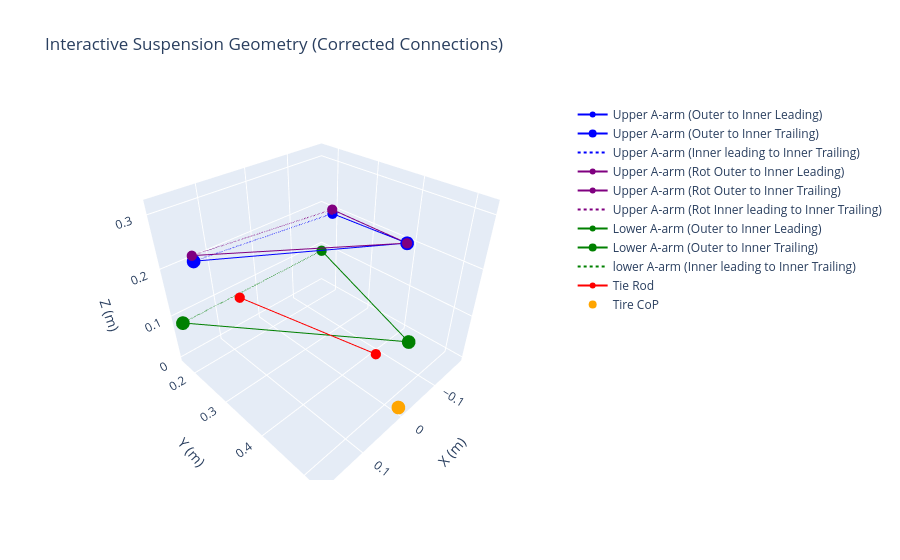

Here is the notebook cell this chart was saved with:
### Code cell
def plot_suspension_interactive(upper, lower, upper_rot, low_rot, tie, cop):
    fig = go.Figure()

    # Upper A-arm
    fig.add_trace(go.Scatter3d(
        x=[upper[0, 0], upper[1, 0]], y=[upper[0, 1], upper[1, 1]], z=[upper[0, 2], upper[1, 2]],
        mode='lines+markers',
        name='Upper A-arm (Outer to Inner Leading)',
        marker=dict(size=6, color='blue'),
        line=dict(color='blue', width=2)
    ))
    fig.add_trace(go.Scatter3d(
        x=[upper[0, 0], upper[2, 0]], y=[upper[0, 1], upper[2, 1]], z=[upper[0, 2], upper[2, 2]],
        mode='lines+markers',
        name='Upper A-arm (Outer to Inner Trailing)',
        line=dict(color='blue', width=2)
    ))
    fig.add_trace(go.Scatter3d(
        x=[upper[1, 0], upper[2, 0]], y=[upper[1, 1], upper[2, 1]], z=[upper[1, 2], upper[2, 2]],
        mode='lines',
        name='Upper A-arm (Inner leading to Inner Trailing)',
        line=dict(color='blue', width=2, dash='dot')
    ))
    
# Rotated Upper A-arm
    fig.add_trace(go.Scatter3d(
        x=[upper_rot[0, 0], upper_rot[1, 0]], y=[upper_rot[0, 1], upper_rot[1, 1]], z=[upper_rot[0, 2], upper_rot[1, 2]],
        mode='lines+markers',
        name='Upper A-arm (Rot Outer to Inner Leading)',
        marker=dict(size=6, color='purple'),
        line=dict(color='purple', width=2)
    ))
    fig.add_trace(go.Scatter3d(
        x=[upper_rot[0, 0], upper_rot[2, 0]], y=[upper_rot[0, 1], upper_rot[2, 1]], z=[upper_rot[0, 2], upper_rot[2, 2]],
        mode='lines+markers',
        name='Upper A-arm (Rot Outer to Inner Trailing)',
        marker=dict(size=6, color='purple'),
        line=dict(color='purple', width=2)
    ))
    fig.add_trace(go.Scatter3d(
        x=[upper_rot[1, 0], upper_rot[2, 0]], y=[upper_rot[1, 1], upper_rot[2, 1]], z=[upper_rot[1, 2], upper_rot[2, 2]],
        mode='lines',
        name='Upper A-arm (Rot Inner leading to Inner Trailing)',
        line=dict(color='purple', width=2, dash='dot')
    ))

    # Lower A-arm
    fig.add_trace(go.Scatter3d(
        x=[lower[0, 0], lower[1, 0]], y=[lower[0, 1], lower[1, 1]], z=[lower[0, 2], lower[1, 2]],
        mode='lines+markers',
        name='Lower A-arm (Outer to Inner Leading)',
        marker=dict(size=6, color='green'),
        line=dict(color='green', width=2)
    ))
    fig.add_trace(go.Scatter3d(
        x=[lower[0, 0], lower[2, 0]], y=[lower[0, 1], lower[2, 1]], z=[lower[0, 2], lower[2, 2]],
        mode='lines+markers',
        name='Lower A-arm (Outer to Inner Trailing)',
        line=dict(color='green', width=2)
    ))
    fig.add_trace(go.Scatter3d(
        x=[lower[1, 0], lower[2, 0]], y=[lower[1, 1], lower[2, 1]], z=[lower[1, 2], lower[2, 2]],
        mode='lines',
        name='lower A-arm (Inner leading to Inner Trailing)',
        line=dict(color='green', width=2, dash='dot')
    ))

    # Tie rod
    fig.add_trace(go.Scatter3d(
        x=[tie[0, 0], tie[1, 0]], y=[tie[0, 1], tie[1, 1]], z=[tie[0, 2], tie[1, 2]],
        mode='lines+markers',
        name='Tie Rod',
        marker=dict(size=6, color='red'),
        line=dict(color='red', width=2)
    ))

    # Tire CoP
    fig.add_trace(go.Scatter3d(
        x=[cop[0]], y=[cop[1]], z=[cop[2]],
        mode='markers',
        name='Tire CoP',
        marker=dict(size=8, color='orange')
    ))

    # Set axis labels
    fig.update_layout(
        title="Interactive Suspension Geometry (Corrected Connections)",
        scene=dict(
            xaxis_title="X (m)",
            yaxis_title="Y (m)",
            zaxis_title="Z (m)"
        )
    )

    fig.show()

# Example usage
plot_suspension_interactive(upper_a_arm, lower_a_arm, rotated_upper, rotated_lower, tie_rod, tire_cop)

### Figure 1 — Plotly figure (JSON) as saved in the notebook; plotly's stock layout.template omitted (floating-point values rounded to 4 significant figures)
{"data": [{"line": {"color": "blue", "width": 2}, "marker": {"color": "blue", "size": 6}, "mode": "lines+markers", "name": "Upper A-arm (Outer to Inner Leading)", "type": "scatter3d", "x": [0.0015, -0.135], "y": [0.5065, 0.24], "z": [0.315, 0.22]}, {"line": {"color": "blue", "width": 2}, "mode": "lines+markers", "name": "Upper A-arm (Outer to Inner Trailing)", "type": "scatter3d", "x": [0.0015, 0.18], "y": [0.5065, 0.255], "z": [0.315, 0.255]}, {"line": {"color": "blue", "dash": "dot", "width": 2}, "mode": "lines", "name": "Upper A-arm (Inner leading to Inner Trailing)", "type": "scatter3d", "x": [-0.135, 0.18], "y": [0.24, 0.255], "z": [0.22, 0.255]}, {"line": {"color": "purple", "width": 2}, "marker": {"color": "purple", "size": 6}, "mode": "lines+markers", "name": "Upper A-arm (Rot Outer to Inner Leading)", "type": "scatter3d", "x": [0.0015, -0.135], "y": [0.5065, 0.2392], "z": [0.315, 0.2284]}, {"line": {"color": "purple", "width": 2}, "marker": {"color": "purple", "size": 6}, "mode": "lines+markers", "name": "Upper A-arm (Rot Outer to Inner Trailing)", "type": "scatter3d", "x": [0.0015, 0.18], "y": [0.5065, 0.2529], "z": [0.315, 0.2639]}, {"line": {"color": "purple", "dash": "dot", "width": 2}, "mode": "lines", "name": "Upper A-arm (Rot Inner leading to Inner Trailing)", "type": "scatter3d", "x": [-0.135, 0.18], "y": [0.2392, 0.2529], "z": [0.2284, 0.2639]}, {"line": {"color": "green", "width": 2}, "marker": {"color": "green", "size": 6}, "mode": "lines+markers", "name": "Lower A-arm (Outer to Inner Leading)", "type": "scatter3d", "x": [-0.0175, -0.18], "y": [0.519, 0.165], "z": [0.137, 0.087]}, {"line": {"color": "green", "width": 2}, "mode": "lines+markers", "name": "Lower A-arm (Outer to Inner Trailing)", "type": "scatter3d", "x": [-0.0175, 0.18], "y": [0.519, 0.17], "z": [0.137, 0.087]}, {"line": {"color": "green", "dash": "dot", "width": 2}, "mode": "lines", "name": "lower A-arm (Inner leading to Inner Trailing)", "type": "scatter3d", "x": [-0.18, 0.18], "y": [0.165, 0.17], "z": [0.087, 0.087]}, {"line": {"color": "red", "width": 2}, "marker": {"color": "red", "size": 6}, "mode": "lines+markers", "name": "Tie Rod", "type": "scatter3d", "x": [0.06, 0.07], "y": [0.515, 0.195], "z": [0.16, 0.1]}, {"marker": {"color": "orange", "size": 8}, "mode": "markers", "name": "Tire CoP", "type": "scatter3d", "x": [-0.005], "y": [0.525], "z": [0]}], "layout": {"scene": {"xaxis": {"title": {"text": "X (m)"}}, "yaxis": {"title": {"text": "Y (m)"}}, "zaxis": {"title": {"text": "Z (m)"}}}, "title": {"text": "Interactive Suspension Geometry (Corrected Connections)"}}}
